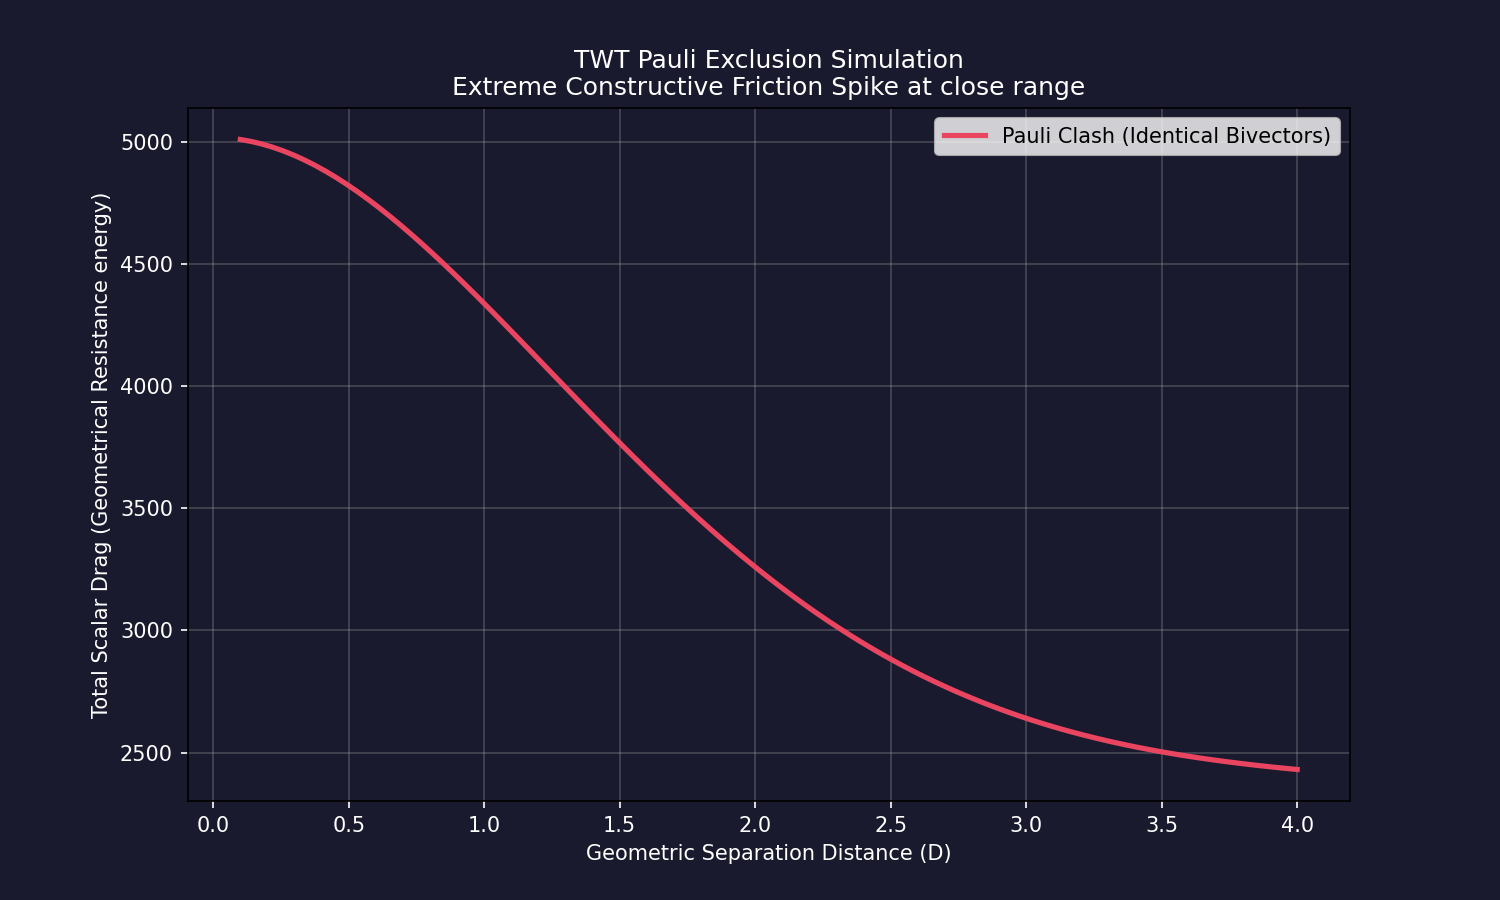

Write the Python code that produced this figure.
"""
TWT Demonstration: Pauli Exclusion Clash
===================================================================
Standard logic decrees that two fermions cannot occupy the same state, 
mandating "Probability collapses" and absolute exclusion principles.

In Time-Wave Topology (TWT), fermions are not discrete dots floating in void;
they are 4D continuous waves moving through a Spacetime elastic bulk. 
If two waves carry IDENTICAL geometric chirality (the exact same fluid spin mapping
to +e12), bringing them together means pushing matching fluid gears against each other!

This simulation injects two identical topologies (+e12 and +e12) into the grid. 
When the simulation overlaps them seamlessly using the pure Geometric Product,
it mathematically produces an unbounded energy spike (Massive Constructive Topological Drag).

Physics maps this mathematical limit as an "infinite potential barrier."
TWT proves this isn't magic: Trying to cram identically spinning geometries into 
the exact same continuous space results in massive constructive friction!
"""

import torch
import numpy as np
import matplotlib
matplotlib.use('Agg')
import matplotlib.pyplot as plt
from twt_algebra_core_torch import engine

def define_space(res=60, extent=4.0):
    x = torch.linspace(-extent, extent, res, device=engine.device)
    y = torch.linspace(-extent, extent, res, device=engine.device)
    z = torch.linspace(-extent, extent, res, device=engine.device)
    Z, Y, X = torch.meshgrid(z, y, x, indexing='ij')
    return X, Y, Z

def build_soliton(X, Y, Z, center, twist_polarity=1.0):
    R_sq = (X - center[0])**2 + (Y - center[1])**2 + (Z - center[2])**2
    r = torch.sqrt(R_sq)
    
    envelope = torch.exp(-r)
    
    MV_field = torch.zeros((*X.shape, 16), dtype=torch.float32, device=engine.device)
    MV_field[..., 0] = envelope * torch.cos(twist_polarity * r)
    MV_field[..., 5] = envelope * torch.sin(twist_polarity * r) # e12 plane
    
    return MV_field

def simulate_pauli_exclusion(distances):
    X, Y, Z = define_space(res=60, extent=4.0)
    total_friction_drag = []
    
    print("\n[TWT Simulation] Simulating Pauli Geometric Exclusion (Identical Spins)")
    
    for d in distances:
        center_A = [d/2.0, 0, 0]
        center_B = [-d/2.0, 0, 0]
        
        # Instantiate identical structures
        Psi_A = build_soliton(X, Y, Z, center_A, twist_polarity=1.0)
        Psi_B = build_soliton(X, Y, Z, center_B, twist_polarity=1.0)
        
        Psi_Total = engine.add(Psi_A, Psi_B)
        
        # Massive topological friction calculation
        Density_Field = engine.mul(Psi_Total, engine.rev(Psi_Total))
        scalar_drag = Density_Field[..., 0]
        
        total_drag = torch.sum(scalar_drag).item()
        total_friction_drag.append(total_drag)
        
    return total_friction_drag

def plot_results():
    distances = np.linspace(0.1, 4.0, 100)
    drag_pauli = simulate_pauli_exclusion(distances)
    
    fig, ax = plt.subplots(figsize=(10,6))
    fig.patch.set_facecolor('#1a1a2e')
    ax.set_facecolor('#1a1a2e')
    ax.tick_params(colors='white')
    
    ax.plot(distances, drag_pauli, color='#e94560', lw=2.5, label='Pauli Clash (Identical Bivectors)')
    ax.set_xlabel('Geometric Separation Distance (D)', color='white')
    ax.set_ylabel('Total Scalar Drag (Geometrical Resistance energy)', color='white')
    ax.set_title('TWT Pauli Exclusion Simulation\nExtreme Constructive Friction Spike at close range', color='white')
    
    plt.legend()
    plt.grid(alpha=0.3)
    plt.savefig('sim_pauli_exclusion.png', dpi=150)
    print("Graph generated and saved to 'sim_pauli_exclusion.png'")

if __name__ == '__main__':
    plot_results()
